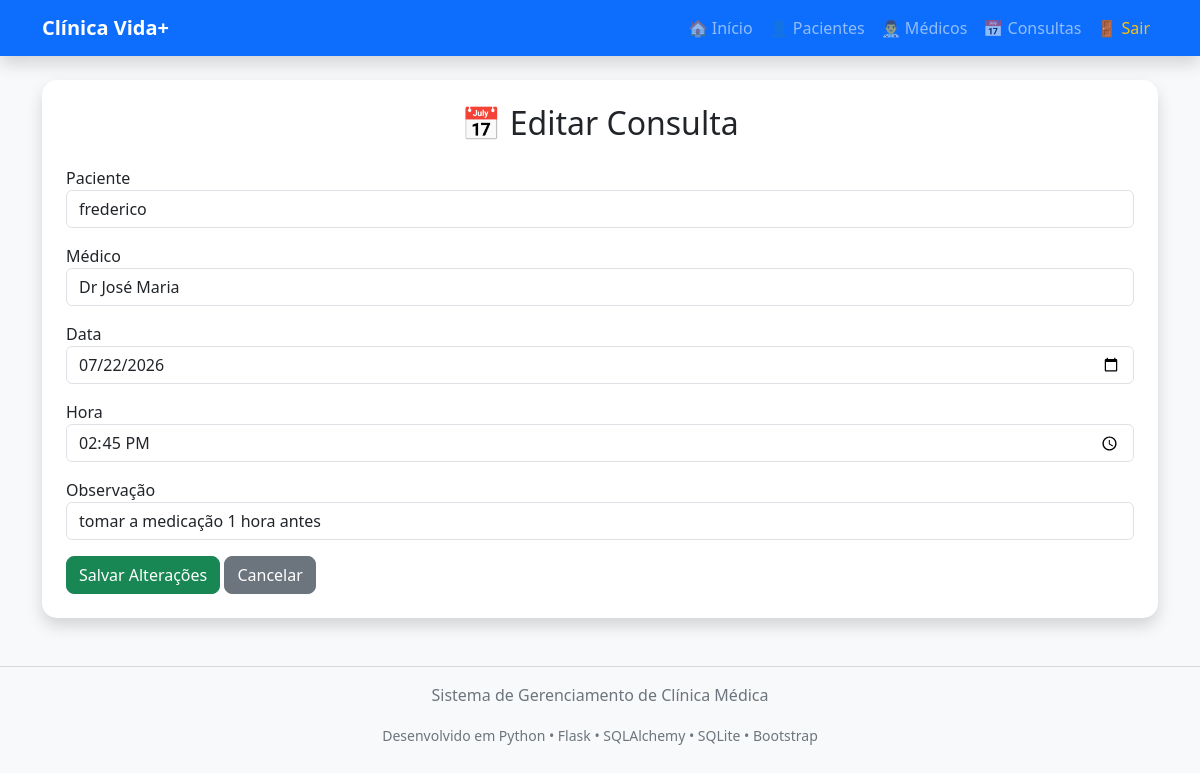
Screenshot of /editar_consulta/1 with the database file from the repository.
### models/consulta.py (models this page shows)
class Consulta(db.Model):
    id = db.Column(db.Integer, primary_key=True)
    paciente = db.Column(db.String(100), nullable=False)
    medico = db.Column(db.String(100), nullable=False)
    data = db.Column(db.String(20), nullable=False)
    hora = db.Column(db.String(10), nullable=False)
    observacao = db.Column(db.String(300))

### models/paciente.py (models this page shows)
class Paciente(db.Model):
    __tablename__ = "pacientes"
    id = db.Column(db.Integer, primary_key=True)
    nome = db.Column(db.String(100), nullable=False)
    cpf = db.Column(db.String(14), unique=True, nullable=False)
    telefone = db.Column(db.String(20))
    nascimento = db.Column(db.String(10))

### models/medico.py (models this page shows)
class Medico(db.Model):
    id = db.Column(db.Integer, primary_key=True)
    nome = db.Column(db.String(100), nullable=False)
    crm = db.Column(db.String(20), nullable=False)
    especialidade = db.Column(db.String(100), nullable=False)
    telefone = db.Column(db.String(20))

### app.py (the view)
@app.route("/editar_consulta/<int:id>")
def editar_consulta(id):
    consulta = Consulta.query.get_or_404(id)
    pacientes = Paciente.query.all()
    medicos = Medico.query.all()
    return render_template(
        "editar_consulta.html",
        consulta=consulta,
        pacientes=pacientes,
        medicos=medicos
    )

### templates/editar_consulta.html
{% extends 'base.html' %}
{% block conteudo %}
<div class="card shadow p-4">
<h2 class="text-center mb-4">
📅 Editar Consulta
</h2>
<form action="/atualizar_consulta/{{ consulta.id }}" method="POST">
<div class="mb-3">
<label>Paciente</label>
<select name="paciente" class="form-control">
{% for paciente in pacientes %}
<option value="{{ paciente.nome }}"
{% if paciente.nome == consulta.paciente %}selected{% endif %}>
{{ paciente.nome }}
</option>
{% endfor %}
</select>
</div>
<div class="mb-3">
<label>Médico</label>
<select name="medico" class="form-control">
{% for medico in medicos %}
<option value="{{ medico.nome }}"
{% if medico.nome == consulta.medico %}selected{% endif %}>
{{ medico.nome }}
</option>
{% endfor %}
</select>
</div>
<div class="mb-3">
<label>Data</label>
<input
type="date"
name="data"
class="form-control"
value="{{ consulta.data }}">
</div>
<div class="mb-3">
<label>Hora</label>
<input
type="time"
name="hora"
class="form-control"
value="{{ consulta.hora }}">
</div>
<div class="mb-3">
<label>Observação</label>
<input
type="text"
name="observacao"
class="form-control"
value="{{ consulta.observacao }}">
</div>
<button class="btn btn-success">
Salvar Alterações
</button>
<a href="/consultas" class="btn btn-secondary">
Cancelar
</a>
</form>
</div>
{% endblock %}

### static/style.css (style rules this page uses)
body { background:#eef2f7; }
.card { border:none; border-radius:15px; transition:0.3s; }
.btn { border-radius:8px; }

### rows the page displays
Consulta: paciente "frederico", medico "Dr José Maria", data "07/22/2026", hora "14:45", observacao "tomar a medicação 1 hora antes"
